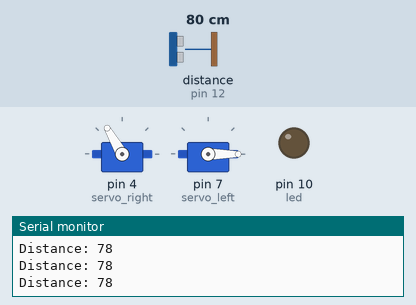
A sketch run on a simulated Arduino Uno, built with avr-gcc and run on an emulated ATmega328P. On the bench: 2 × servo, output pins drawn as LEDs (lit = HIGH), the last lines printed to the serial monitor. Wiring (inferred from the names in the program): ultrasonic range finder: trigger pin 13; echo pin 12. Inputs (shaded band) come from the test bench; at power-on: distance to the obstacle (sensor on pin 12) 80 cm. The echo pulse lasts 58.3 µs per cm; pins used as bus, display or sensor lines are not drawn.

Above: at 1.2 s.
1.3 s: distance to the obstacle (sensor on pin 12) set to 54 cm
3.0 s: distance to the obstacle (sensor on pin 12) set to 47 cm
At 3.78 s:
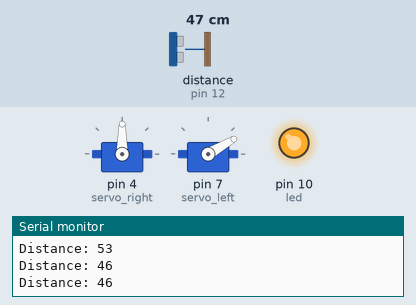
6.0 s: distance to the obstacle (sensor on pin 12) set to 2 cm
At 7.5 s:
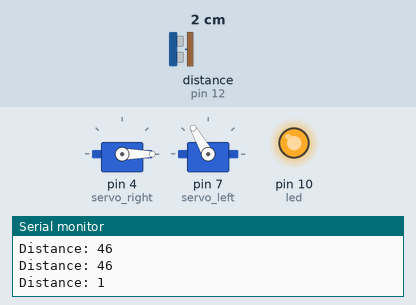
At 8.3 s:
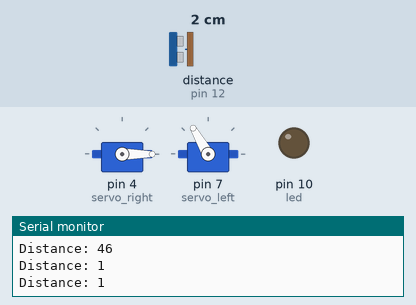
9.0 s: distance to the obstacle (sensor on pin 12) set to 10 cm
10.5 s: distance to the obstacle (sensor on pin 12) set to 13 cm
At 10.8 s:
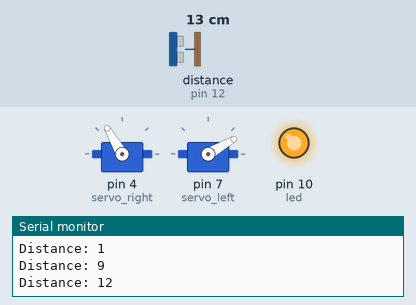
13.5 s: distance to the obstacle (sensor on pin 12) set to 60 cm
Timing chart, 0 to 16.4 s (numbered marks = the images above; inputs shaded):
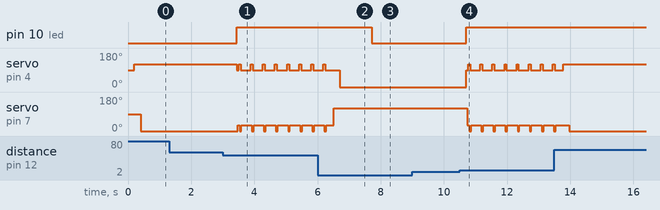

The sketch:

theHugTshirt.ino
```cpp
#include <Servo.h>

Servo servo_right;
Servo servo_left;

const int trigPin = 13;
const int echoPin = 12;
long duration;
int distance;


int led = 10;
int brightness = 0;
int fadeAmount = 5;

int angle = 0;

void setup()
{
servo_right.attach(4);
servo_left.attach(7);

pinMode(trigPin, OUTPUT);
pinMode(echoPin, INPUT);
Serial.begin(9600);

pinMode(led, OUTPUT);
}

void loop()
{
///////////////////////////////////////////////////////////////////////////////////////////
// Clears the trigPin
digitalWrite(trigPin, LOW);
delayMicroseconds(2);

// Sets the trigPin on HIGH state for 10 micro seconds
digitalWrite(trigPin, HIGH);
delayMicroseconds(10);
digitalWrite(trigPin, LOW);

// Reads the echoPin, returns the sound wave travel time in microseconds
duration = pulseIn(echoPin, HIGH);

// Calculating the distance
distance= duration*0.034/2;

// Prints the distance on the Serial Monitor
Serial.print("Distance: ");
Serial.println(distance);
delay(200);

////////////////////////////////////////// State 2 /////////////////////////////////////////////////////


if (distance>50 && distance<100)

{

    servo_right.write(120);
    delay(200);
    servo_left.write(0);


}
////////////////////////////////////////// State 3 /////////////////////////////////////////////////////

else if (distance>10 && distance<50)

{

    digitalWrite(led, HIGH);
    servo_right.write(90);
    delay(30);
    servo_left.write(30);
    delay(30);
    servo_right.write(120);
    delay(30);
    servo_left.write(0);
    delay(30);
    servo_right.write(90);
    delay(30);
    servo_left.write(30);
    delay(30);


}
////////////////////////////////////////// State 1 /////////////////////////////////////////////////////

else if (distance>=100)
{

     servo_left.write(120);
     delay(200);
    servo_right.write(0);
    delay(1000);
     digitalWrite(led, LOW);
}

////////////////////////////////////////// State 4 /////////////////////////////////////////////////////

else if (distance < 10)
{

     servo_left.write(120);
     delay(200);
    servo_right.write(0);
    delay(1000);
     digitalWrite(led, LOW);
}


}
```

Measured:
- the behaviour switches between 51 and 50 cm on distance to the obstacle (sensor on pin 12) (found by bisection; images 0 and 1)
- the behaviour switches between 11 and 12 cm on distance to the obstacle (sensor on pin 12) (found by bisection; images 3 and 4)
- after the input at 3.0 s, pin 10 (led): LOW → HIGH after 0.44 s; servo on pin 4 (servo_right): 120° → 90° after 0.44 s, then repeats every 0.38 s: 120° 0.06 s, 90° 0.32 s; servo on pin 7 (servo_left): 0° → 30° after 0.47 s, then repeats every 0.38 s: 0° 0.06 s, 30° 0.32 s
- after the input at 6.0 s, pin 10 (led): HIGH → LOW after 1.7 s
- after the input at 10.5 s, pin 10 (led): LOW → HIGH after 0.21 s; servo on pin 4 (servo_right): 0° → 90° after 0.21 s, then repeats every 0.38 s: 120° 0.06 s, 90° 0.32 s; servo on pin 7 (servo_left): 120° → 30° after 0.24 s, then repeats every 0.38 s: 0° 0.06 s, 30° 0.32 s
